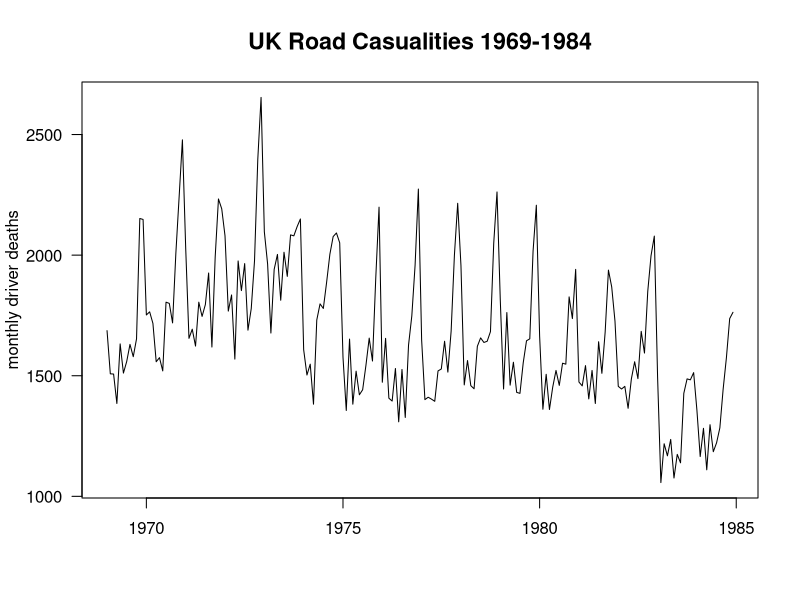

Reproduce this figure in R.
## ----linets, fig.width = 5, fig.height = 5-------------------------------
plot(UKDriverDeaths,
     main = "UK Road Casualities 1969-1984",
     ylab = "monthly driver deaths", xlab = "", las = 1,
     cex.main = 1.4, cex.lab = 1.2, cex.axis = 1.2)
